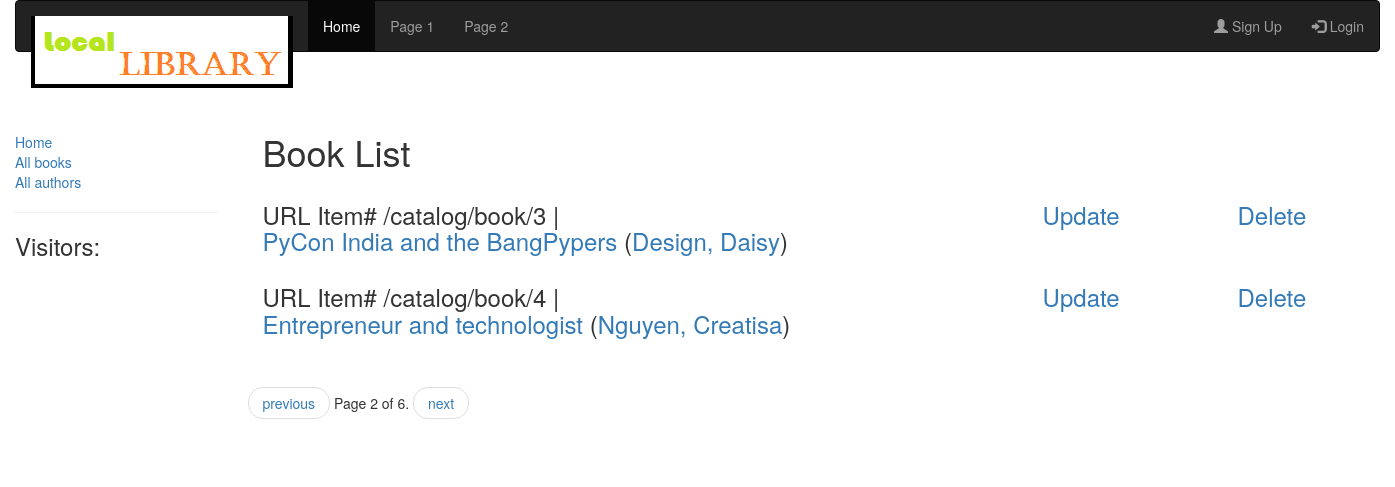
The app's page /catalog/books/?page=2 with its own data.
### catalog/models.py (models this page shows, shortened)
class Book(models.Model):
	title = models.CharField(max_length=200)
	author = models.ForeignKey('Author', on_delete=models.SET_NULL, null=True)
	summary = models.TextField(max_length=1000, help_text="Enter a brief description of the book")
	isbn = models.CharField('ISBN',max_length=13, help_text='13 Character <a href="https://www.isbn-international.org/content/what-isbn">ISBN number</a>')
	genre = models.ManyToManyField(Genre, help_text="Select a genre for this book")
	def get_absolute_url(self):
		return reverse('book-detail', args=[str(self.id)])

class Author(models.Model):
    first_name = models.CharField(max_length=100)
    last_name = models.CharField(max_length=100)
    date_of_birth = models.DateField(null=True, blank=True)
    date_of_death = models.DateField('Died', null=True, blank=True)
    def __str__(self):
        return '%s, %s' % (self.last_name, self.first_name)

### catalog/views.py (the view)
class BookListView(generic.ListView):
	model = Book
	paginate_by = 2

### catalog/templates/catalog/book_list.html
{% extends "base_generic.html" %}
{% block content %}
<div class="container">
 <br><br>
 <h1>Book List</h1>
 {% if book_list %}
 {% for book in book_list %}
  <div class="row">
    <div class="col-sm-8">
     <h3> <span>URL Item# {{ book.get_absolute_url }} </span> |<br>
        <a href="{{ book.get_absolute_url }}">{{ book.title }}</a>
		(<a href="{% url 'book-author-detail' book.author.pk %}">{{ book.author }}</a>) </h3>
    </div>
    <div class="col-sm-2">
      <h3><a href ="{% url 'book_update'  book.pk %}"> Update </a></h3>
    </div>
     <div class="col-sm-2">
       <h3><a href="{% url 'book_delete' book.pk %}"> Delete </a></h3>
    </div>
  </div>
  {% endfor %}
</div>
{% else %}
    <p>There are no Book in the library.</p>
{% endif %}
{% endblock %}

### records on screen
Book: get_absolute_url "/catalog/book/3", title "PyCon India and the BangPypers", author "Design, Daisy"
Book: get_absolute_url "/catalog/book/4", title "Entrepreneur and technologist", author "Nguyen, Creatisa"

### other values on screen
{{ page_obj.number }} "2"
{{ page_obj.paginator.num_pages }} "6"
